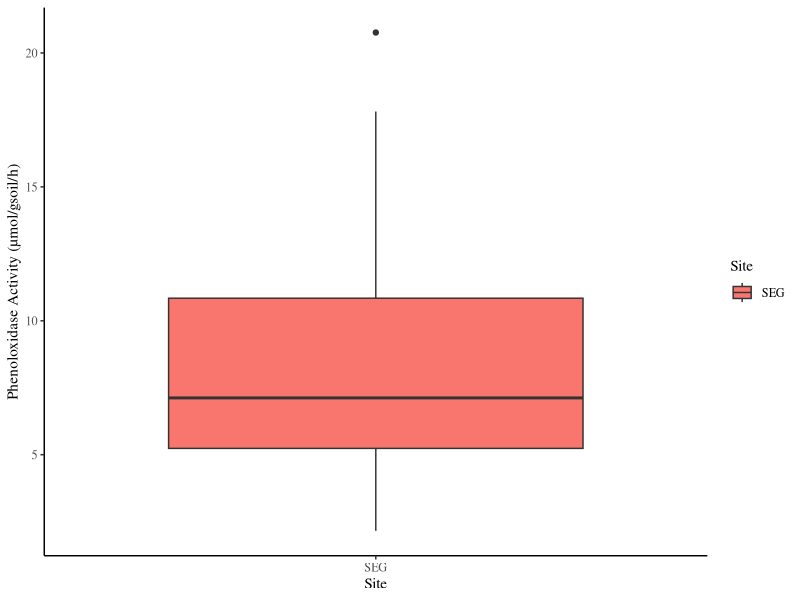
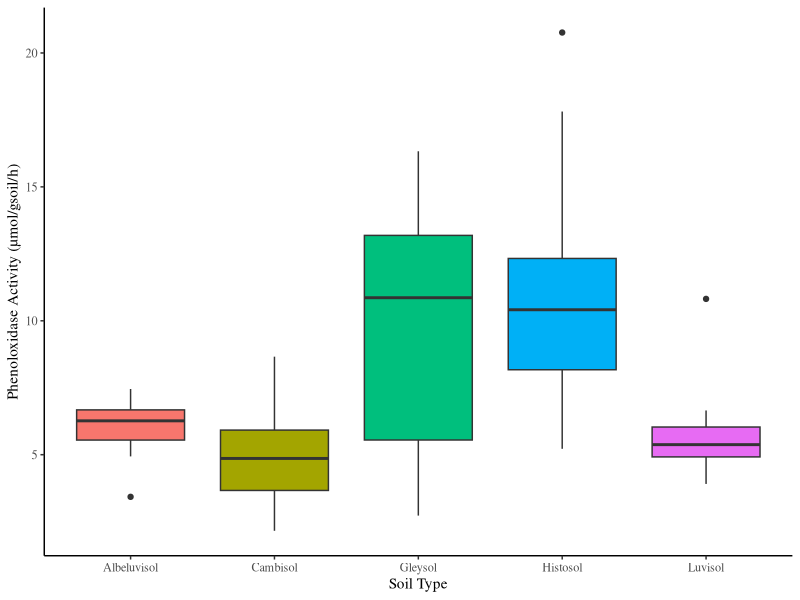
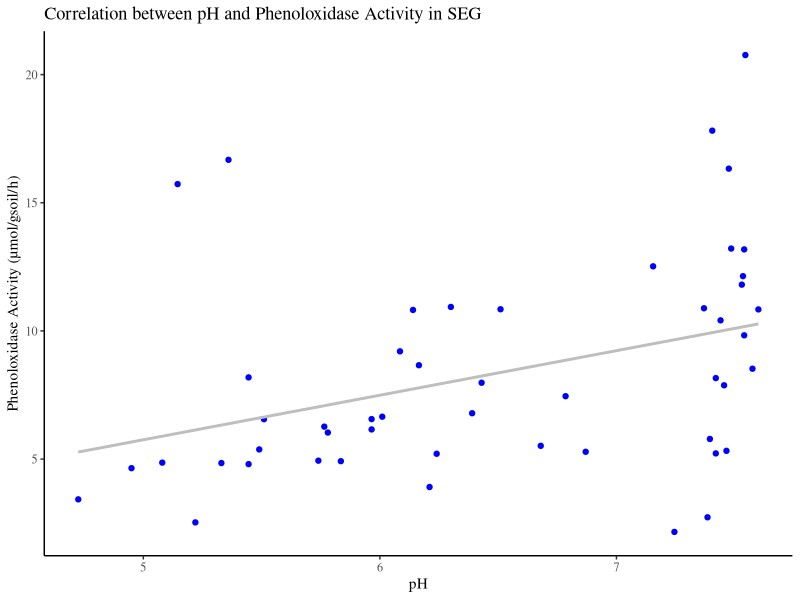
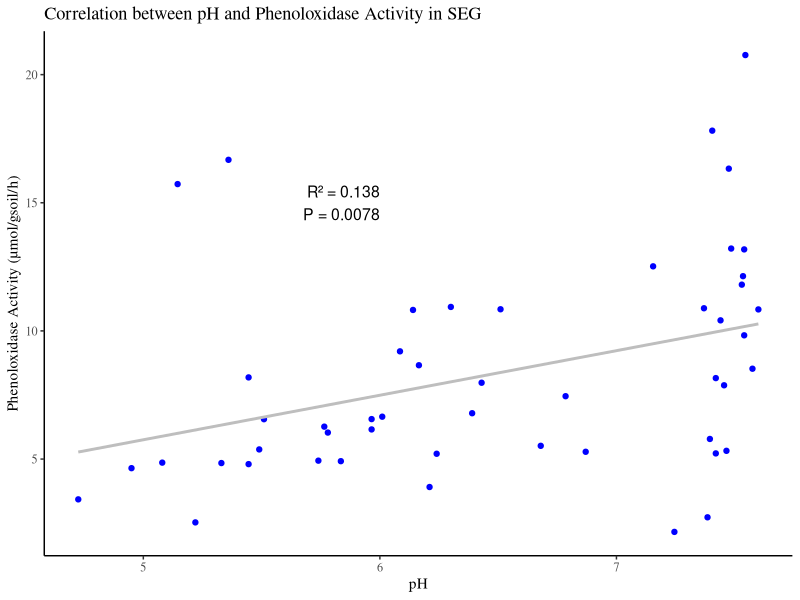
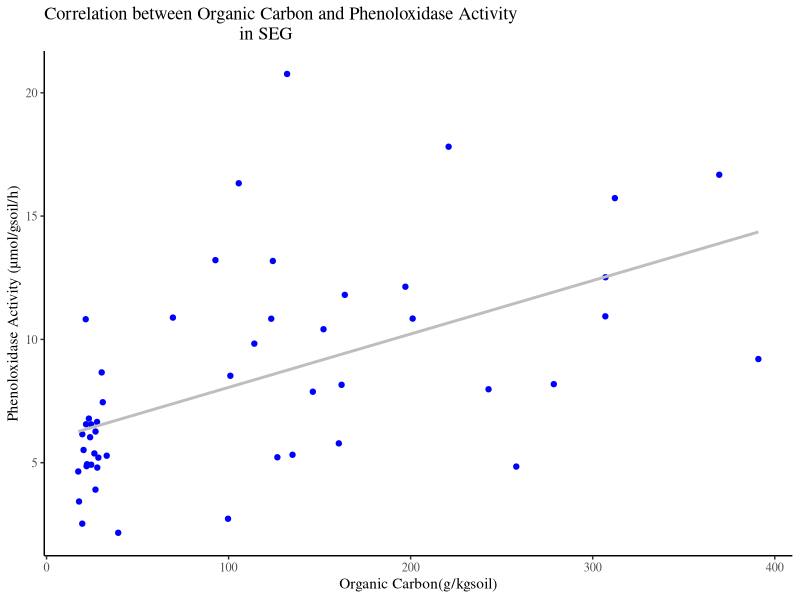
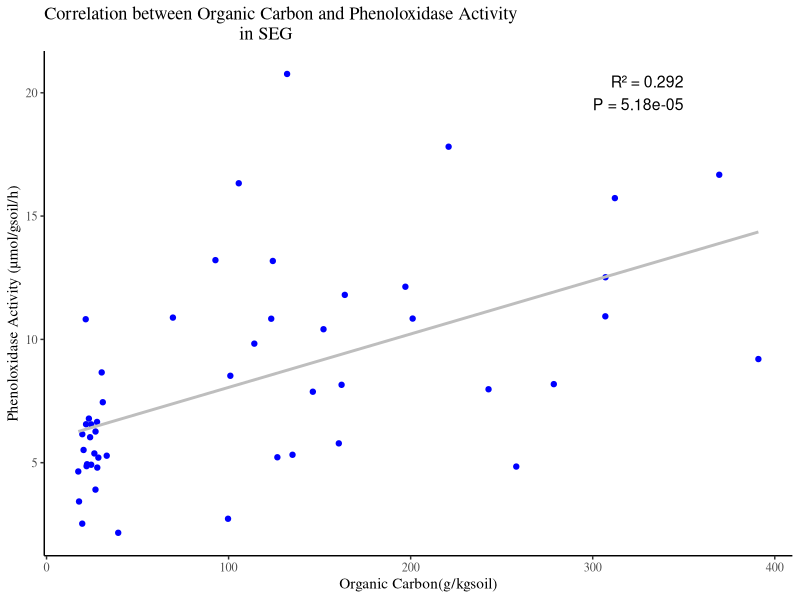
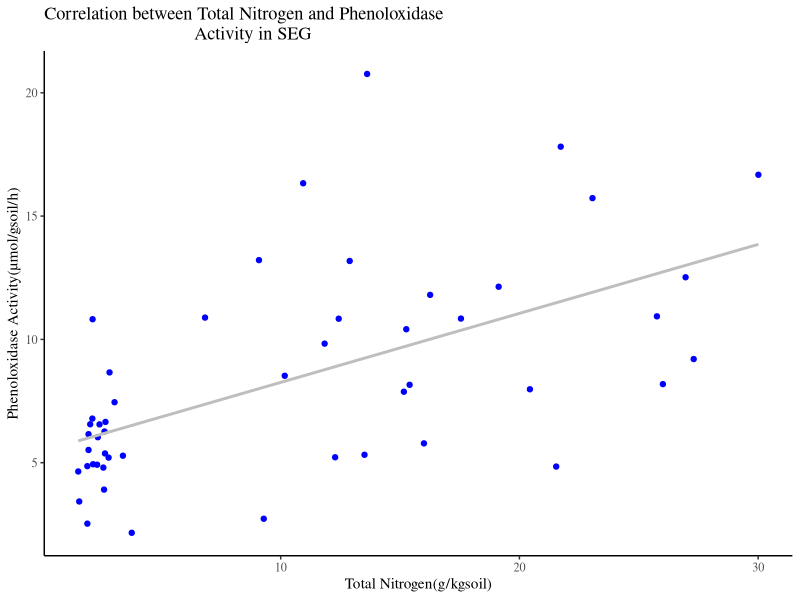
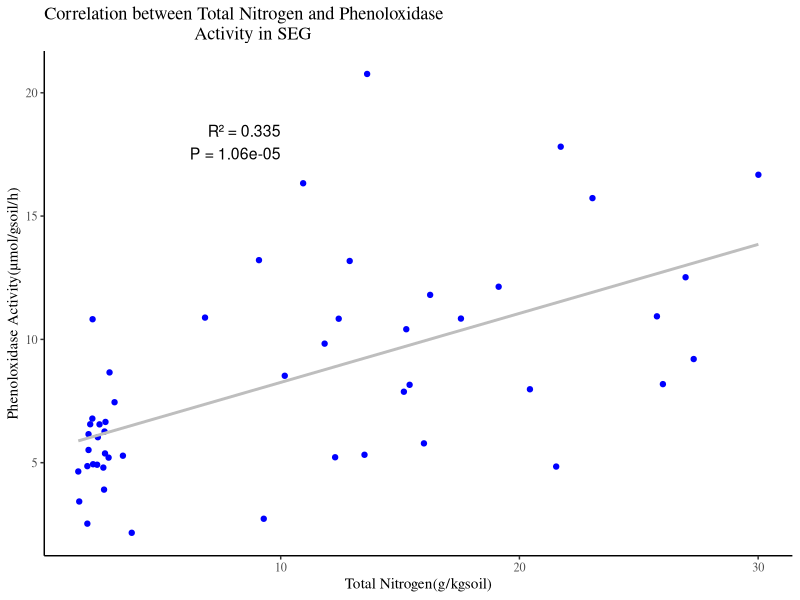

R code for these plots, in order:
install.packages("tidyverse")
install.packages("dplyr")
install.packages("ggplot2")
install.packages("modeldata")
library(tidyverse)
library(dplyr)
library(ggplot2)
library(modeldata)
library(ggpubr)
library(readr)
library(readxl)

SEG <- read_excel("Phenoloxidase Activity data/SEG.xlsx")
view(SEG)
str(SEG)
summary(SEG)
glimpse(SEG)
head(SEG)


ggplot(SEG, aes(x = Site,
                y = Phenoloxidase_Activity,
                fill = Site)) + geom_boxplot()+ 
  labs(x = "Site", y = "Phenoloxidase Activity (µmol/gsoil/h)") +
  theme_classic(base_family = "serif")

ggplot(SEG, aes(x = Soil_Type,
                y = Phenoloxidase_Activity,
                fill = Soil_Type)) + geom_boxplot(show.legend = FALSE)+ 
  labs(x = "Soil Type", y = "Phenoloxidase Activity (µmol/gsoil/h)") +
  theme_classic(base_family = "serif")


# Correlation of pH and Phenoloxidase Activity

x <- SEG$pH 
y <- SEG$Phenoloxidase_Activity 
correlation_result <- cor.test(x, y)
print(correlation_result)

r_squared <- correlation_result$estimate^2
print(r_squared)

plot <- ggplot(SEG, aes(x = pH, y = Phenoloxidase_Activity)) +
  geom_point(show.legend = FALSE, color= "blue") +
  geom_smooth(method = "lm", color = "grey", se = FALSE) +
  labs(title = "Correlation between pH and Phenoloxidase Activity in SEG",
       x = "pH",
       y = "Phenoloxidase Activity (µmol/gsoil/h)") +
  theme_classic(base_family = "serif")

print(plot)


lm_fit <- lm(y ~ x)


summary_fit <- summary(lm_fit)
r_squared <- summary_fit$r.squared
p_value <- summary_fit$coefficients[2, 4]


plot + annotate("text", x = 6, y = 15, 
                label = paste0("R² = ", round(r_squared, 3), 
                               "\nP = ", signif(p_value, 3)),
                hjust = 1, size = 4, color = "black")



# Correlation of Organic carbon and Phenoloxidase Activity

x <- SEG$Organic_C
y <- SEG$Phenoloxidase_Activity 
correlation_result <- cor.test(x, y)
print(correlation_result)

r_squared <- correlation_result$estimate^2
print(r_squared)

plot <- ggplot(SEG, aes(x = Organic_C, y = Phenoloxidase_Activity)) +
  geom_point(show.legend = FALSE, color= "blue") +
  geom_smooth(method = "lm", color = "grey", se = FALSE) +
  labs(title = "Correlation between Organic Carbon and Phenoloxidase Activity 
                                       in SEG",
       x = "Organic Carbon(g/kgsoil)",
       y = "Phenoloxidase Activity (µmol/gsoil/h)") +
  theme_classic(base_family = "serif")

print(plot)

lm_fit <- lm(y ~ x)

summary_fit <- summary(lm_fit)
r_squared <- summary_fit$r.squared
p_value <- summary_fit$coefficients[2, 4]


plot + annotate("text", x = 350, y = 20, 
                label = paste0("R² = ", round(r_squared, 3), 
                               "\nP = ", signif(p_value, 3)),
                hjust = 1, size = 4, color = "black")


# Correlation of Total nitrogen and Phenoloxidase Activity

x <- SEG$Total_N
y <- SEG$Phenoloxidase_Activity 
correlation_result <- cor.test(x, y)
print(correlation_result)

r_squared <- correlation_result$estimate^2
print(r_squared)

plot <- ggplot(SEG, aes(x = Total_N, y = Phenoloxidase_Activity)) +
  geom_point(show.legend = FALSE, color= "blue") +
  geom_smooth(method = "lm", color = "grey", se = FALSE) +
  labs(title = "Correlation between Total Nitrogen and Phenoloxidase 
                              Activity in SEG",
       x = "Total Nitrogen(g/kgsoil)",
       y = "Phenoloxidase Activity(µmol/gsoil/h)") +
  theme_classic(base_family = "serif")

print(plot)


lm_fit <- lm(y ~ x)


summary_fit <- summary(lm_fit)
r_squared <- summary_fit$r.squared
p_value <- summary_fit$coefficients[2, 4]


plot + annotate("text", x = 10, y = 18, 
                label = paste0("R² = ", round(r_squared, 3), 
                               "\nP = ", signif(p_value, 3)),
                hjust = 1, size = 4, color = "black")


# Correlation of Phenol and Phenoloxidase Activity

x <- SEG$Phenol_Content
y <- SEG$Phenoloxidase_Activity 
correlation_result <- cor.test(x, y)
print(correlation_result)

r_squared <- correlation_result$estimate^2
print(r_squared)

plot <- ggplot(SEG, aes(x = Phenol_Content, y = Phenoloxidase_Activity)) +
  geom_point(show.legend = FALSE, color= "blue") +
  geom_smooth(method = "lm", color = "grey", se = FALSE) +
  labs(title = "Correlation between Phenol Content and Phenoloxidase 
                            Activity in SEG",
       x = "Phenol Content(µmol/gsoil)",
       y = "Phenoloxidase Activity(µmol/gsoil/h)") +
  theme_classic(base_family = "serif")

print(plot)


lm_fit <- lm(y ~ x)


summary_fit <- summary(lm_fit)
r_squared <- summary_fit$r.squared
p_value <- summary_fit$coefficients[2, 4]


plot + annotate("text", x = 50, y = 18, 
                label = paste0("R² = ", round(r_squared, 6), 
                               "\nP = ", signif(p_value, 3)),
                hjust = 1, size = 4, color = "black")



# Correlation of LUI index 2022 and Phenoloxidase Activity

x <- SEG$LUI_index_2022
y <- SEG$Phenoloxidase_Activity 
correlation_result <- cor.test(x, y)
print(correlation_result)

r_squared <- correlation_result$estimate^2
print(r_squared)

plot <- ggplot(SEG, aes(x = LUI_index_2022, y = Phenoloxidase_Activity)) +
  geom_point(show.legend = FALSE, color= "blue") +
  geom_smooth(method = "lm", color = "grey", se = FALSE) +
  labs(title = "Correlation between LUI index 2022 and Phenoloxidase 
                                  Activity in SEG",
       x = "LUI index 2022",
       y = "Phenoloxidase Activity(µmol/gsoil/h)") +
  theme_classic(base_family = "serif")

print(plot)


lm_fit <- lm(y ~ x)


summary_fit <- summary(lm_fit)
r_squared <- summary_fit$r.squared
p_value <- summary_fit$coefficients[2, 4]


plot + annotate("text", x = 2.6, y = 15, 
                label = paste0("R² = ", round(r_squared, 6), 
                               "\nP = ", signif(p_value, 3)),
                hjust = 1, size = 4, color = "black")

# Correlation of Gazing 2022 and Phenoloxidase Activity

x <- SEG$G_2022
y <- SEG$Phenoloxidase_Activity 
correlation_result <- cor.test(x, y)
print(correlation_result)

r_squared <- correlation_result$estimate^2
print(r_squared)

plot <- ggplot(SEG, aes(x = G_2022, y = Phenoloxidase_Activity)) +
  geom_point(show.legend = FALSE, color= "blue") + 
  geom_smooth(method = "lm", color = "grey", se = FALSE) +
  labs(title = "Correlation between Gazing index 2022 and Phenoloxidase 
                                    Activity in SEG",
       x = "Gazing index 2022",
       y = "Phenoloxidase Activity(µmol/gsoil/h)") +
  theme_classic(base_family = "serif")

print(plot)


lm_fit <- lm(y ~ x)


summary_fit <- summary(lm_fit)
r_squared <- summary_fit$r.squared
p_value <- summary_fit$coefficients[2, 4]


plot + annotate("text", x = 5, y = 15, 
                label = paste0("R² = ", round(r_squared, 6), 
                               "\nP = ", signif(p_value, 3)),
                hjust = 1, size = 4, color = "black")

# Correlation of Mowing 2022 and Phenoloxidase Activity

x <- SEG$M_2022
y <- SEG$Phenoloxidase_Activity 
correlation_result <- cor.test(x, y)
print(correlation_result)

r_squared <- correlation_result$estimate^2
print(r_squared)

plot <- ggplot(SEG, aes(x = M_2022, y = Phenoloxidase_Activity)) +
  geom_point(show.legend = FALSE, color= "blue") +
  geom_smooth(method = "lm", color = "grey", se = FALSE) +
  labs(title = "Correlation between Mowing index 2022 and Phenoloxidase 
                                    Activity in SEG",
       x = "Mowing index 2022",
       y = "Phenoloxidase Activity(µmol/gsoil/h)") +
  theme_classic(base_family = "serif")

print(plot)


lm_fit <- lm(y ~ x)


summary_fit <- summary(lm_fit)
r_squared <- summary_fit$r.squared
p_value <- summary_fit$coefficients[2, 4]


plot + annotate("text", x = 2.5, y = 15, 
                label = paste0("R² = ", round(r_squared, 6), 
                               "\nP = ", signif(p_value, 3)),
                hjust = 1, size = 4, color = "black")



# Correlation of Fertilizer 2022 and Phenoloxidase Activity

x <- SEG$F_2022
y <- SEG$Phenoloxidase_Activity 
correlation_result <- cor.test(x, y)
print(correlation_result)

r_squared <- correlation_result$estimate^2
print(r_squared)

plot <- ggplot(SEG, aes(x = F_2022, y = Phenoloxidase_Activity)) +
  geom_point(show.legend = FALSE, color= "blue") +
  geom_smooth(method = "lm", color = "grey", se = FALSE) +
  labs(title = "Correlation between Fertilizer index 2022 and Phenoloxidase 
                                 Activity in SEG",
       x = "Fertilizer index 2022",
       y = "Phenoloxidase Activity(µmol/gsoil/h)") +
  theme_classic(base_family = "serif")

print(plot)


lm_fit <- lm(y ~ x)


summary_fit <- summary(lm_fit)
r_squared <- summary_fit$r.squared
p_value <- summary_fit$coefficients[2, 4]


plot + annotate("text", x = 3, y = 15, 
                label = paste0("R² = ", round(r_squared, 6), 
                               "\nP = ", signif(p_value, 3)),
                hjust = 1, size = 4, color = "black")


#loading the appropriate libaries
library (datasets)
library(ggplot2)
library(multcompView)
library(dplyr)


##Soil Type##

#analysis of variance
anova_result <- aov (Phenoloxidase_Activity ~ Soil_Type , data = SEG)
summary(anova_result)

#Tukey's test
tukey_result <- TukeyHSD(anova_result)
print(tukey_result)

#compact letter display
cld <- multcompLetters4(anova_result,tukey_result)
print(cld)

#table with factors and 3rd quantile
Tk <- group_by(SEG,Soil_Type) %>%
  summarise(mean = mean(Phenoloxidase_Activity), quant = quantile(Phenoloxidase_Activity, probs= 0.75)) %>%
  arrange(desc(mean))

#extracting the compact letter display and adding to the Tk table 
cld <- as.data.frame.list(cld$Soil_Type)
Tk$cld <- cld$Letters
print(Tk)

#boxplot

soil_colors <- c("Cambisol" = "orange", "Albeluvisol" = "grey", 
                 "Gleysol" = "greenyellow", "Histosol" = "limegreen", 
                 "Leptosol" = "cyan", "Luvisol" = "gold",
                 "Stagnosol" = "purple", "Vertisol" = "magenta")

ggplot(SEG, aes(x = Soil_Type, y = Phenoloxidase_Activity, fill = Soil_Type)) +
  geom_boxplot(show.legend = FALSE) +
  scale_fill_manual(values = soil_colors) +
  labs(title = "Phenoloxidase Activity by Soil Type in SEG",
       x = "Soil Type",
       y = "Phenoloxidase Activity(µmol/gsoil/h)") +
  theme_classic(base_family = "serif") +
  geom_text(data= Tk, aes(label=cld, x= Soil_Type, y = quant),
            vjust = -1, hjust = -1, size = 3) 
